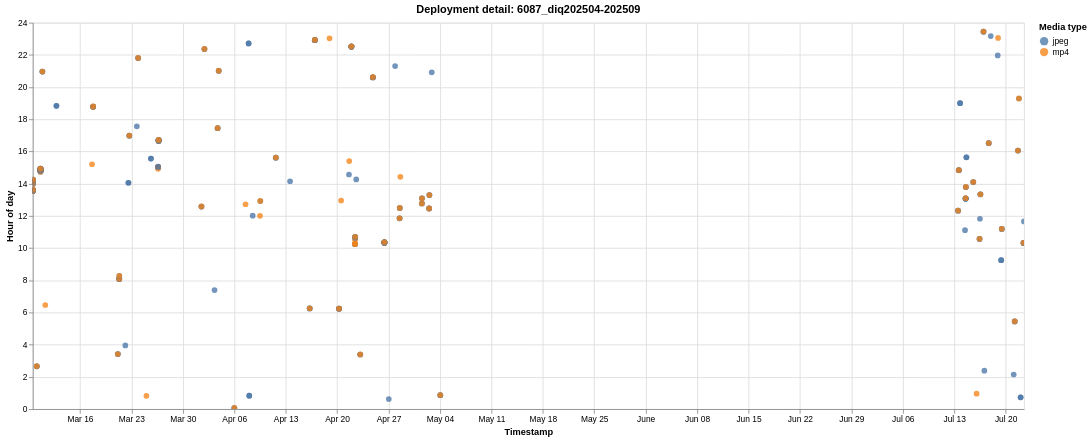

Write a Vega-Lite specification for this figure.
### Vega-Lite specification from a JSON file in a GitHub repository (floating-point values rounded to 4 significant figures; data arrays with more than 128 entries replaced by an {"elided": "..."} marker saying what was removed)
{"$schema": "https://vega.github.io/schema/vega-lite/v6.1.0.json", "config": {"view": {"continuousHeight": 300, "continuousWidth": 300}}, "data": {"name": "data-d6d926b647ecdf8a49f796e6279c1d77"}, "datasets": {"data-d6d926b647ecdf8a49f796e6279c1d77": {"elided": "327 records"}}, "encoding": {"color": {"field": "media_type", "scale": {"scheme": "tableau10"}, "title": "Media type", "type": "nominal"}, "shape": {"field": "media_type", "title": "Media type", "type": "nominal"}, "tooltip": [{"field": "deployment", "title": "Deployment", "type": "nominal"}, {"field": "timestamp", "format": "%Y-%m-%d %H:%M:%S", "title": "Timestamp", "type": "temporal"}, {"field": "hour_of_day", "format": ".2f", "title": "Hour of day", "type": "quantitative"}, {"field": "media_type", "title": "Media type", "type": "nominal"}], "x": {"field": "timestamp", "title": "Timestamp", "type": "temporal"}, "y": {"field": "hour_of_day", "scale": {"domain": [0, 24]}, "title": "Hour of day", "type": "quantitative"}}, "height": 460, "mark": {"opacity": 0.78, "size": 46, "type": "circle"}, "params": [{"bind": "scales", "name": "param_1e9efca18e7a2868", "select": {"encodings": ["x", "y"], "type": "interval"}}], "title": "Deployment detail: 6087_diq202504-202509", "width": 1180}
